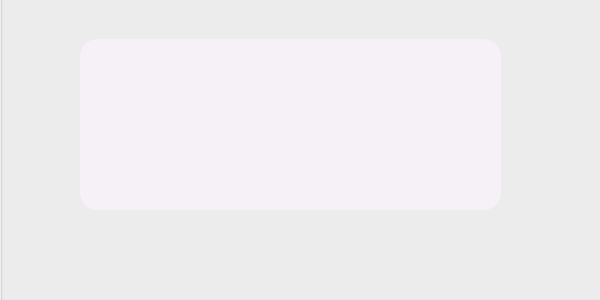
<?xml version="1.0" encoding="UTF-8"?>
<ui version="4.0">
 <class>Historique_machine</class>
 <widget class="QWidget" name="Historique_machine">
  <property name="geometry">
   <rect>
    <x>0</x>
    <y>0</y>
    <width>600</width>
    <height>300</height>
   </rect>
  </property>
  <property name="windowTitle">
   <string>Form</string>
  </property>
  <widget class="QGroupBox" name="groupBox">
   <property name="geometry">
    <rect>
     <x>0</x>
     <y>-240</y>
     <width>610</width>
     <height>541</height>
    </rect>
   </property>
   <property name="styleSheet">
    <string notr="true">#groupBox{
background-image:url(:/Machine_resources/img_m/bg.png);
}</string>
   </property>
   <property name="title">
    <string/>
   </property>
   <widget class="QScrollArea" name="scrollArea">
    <property name="geometry">
     <rect>
      <x>80</x>
      <y>279</y>
      <width>421</width>
      <height>171</height>
     </rect>
    </property>
    <property name="styleSheet">
     <string notr="true">background-color: rgb(245, 241, 246);
border-radius: 17px;
padding: 5px 10px;
</string>
    </property>
    <property name="widgetResizable">
     <bool>true</bool>
    </property>
    <widget class="QWidget" name="scrollAreaContents">
     <property name="geometry">
      <rect>
       <x>0</x>
       <y>0</y>
       <width>401</width>
       <height>151</height>
      </rect>
     </property>
    </widget>
   </widget>
  </widget>
 </widget>
 <resources/>
 <connections/>
</ui>
